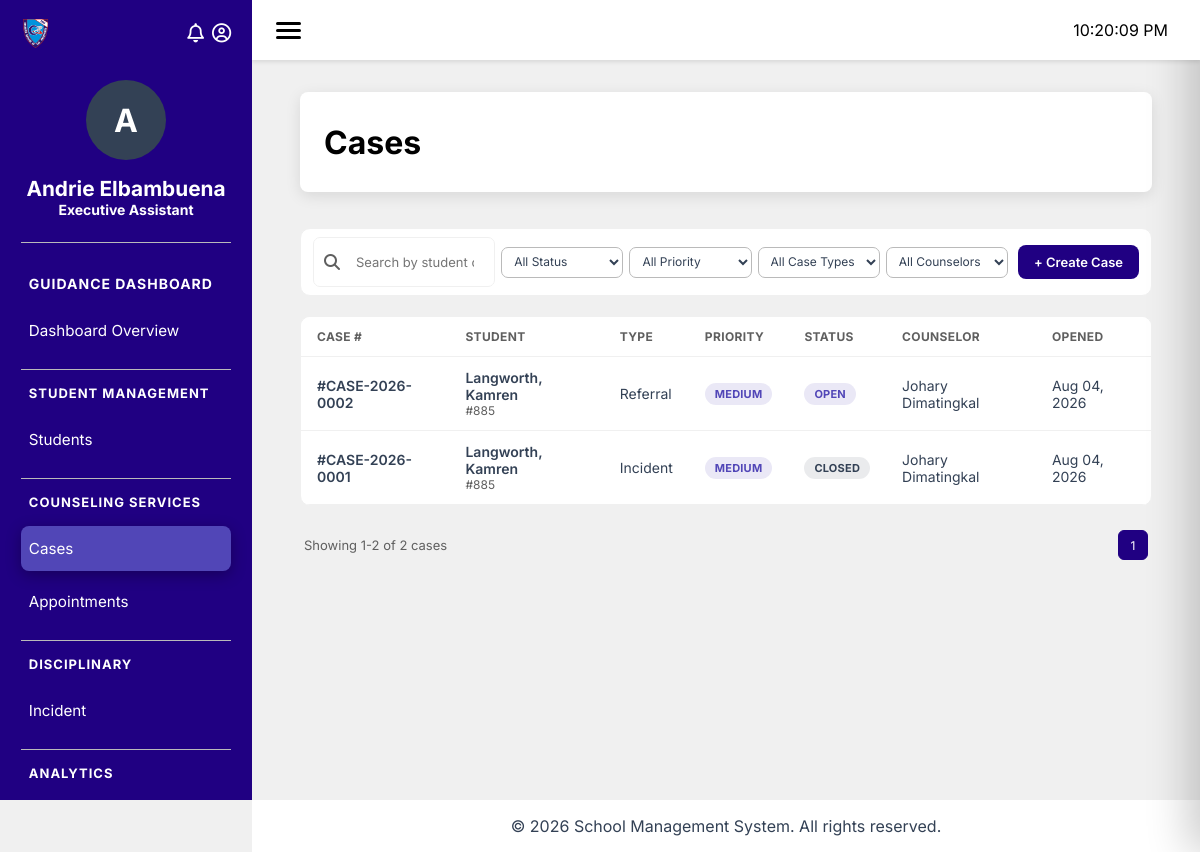
/modules/guidance/index.php?page=cases (signed in), run on the app's committed database.
### tables this page shows
CREATE TABLE `sms_employee` (
  `employee_id` bigint(100) NOT NULL,
  `first_name` varchar(100) DEFAULT NULL,
  `middle_name` varchar(100) DEFAULT NULL,
  `last_name` varchar(100) DEFAULT NULL,
  `role` int(100) DEFAULT NULL,
  `status` enum('active','inactive') DEFAULT NULL,
  `date_hired` date DEFAULT NULL,
  `user_id` int(11) DEFAULT NULL,
  `department` int(100) DEFAULT NULL,
  `position` int(100) DEFAULT NULL
);

CREATE TABLE `sd_position` (
  `position_id` int(10) NOT NULL,
  `position_name` varchar(100) DEFAULT NULL,
  `department` int(100) DEFAULT NULL
);

CREATE TABLE `gd_cases` (
  `case_id` int(20) NOT NULL AUTO_INCREMENT,
  `student_number` varchar(20) NOT NULL,
  `counselor_id` int(10) NOT NULL,
  `case_number` varchar(30) NOT NULL,
  `case_type` enum('Referral','Walk-in','Self Referral','Incident') NOT NULL,
  `priority` enum('Low','Medium','High','Critical') DEFAULT 'Medium',
  `status` enum('Open','In Progress','Closed') DEFAULT 'Open',
  `summary` text DEFAULT NULL,
  `opened_at` datetime NOT NULL,
  `closed_at` datetime DEFAULT NULL,
  `created_at` timestamp NOT NULL DEFAULT current_timestamp(),
  `updated_at` timestamp NOT NULL DEFAULT current_timestamp() ON UPDATE current_timestamp(),
  PRIMARY KEY (`case_id`),
  UNIQUE KEY `case_number` (`case_number`),
  KEY `idx_case_student` (`student_number`),
  KEY `idx_case_counselor` (`counselor_id`),
  CONSTRAINT `fk_case_counselor` FOREIGN KEY (`counselor_id`) REFERENCES `em_employees` (`employee_id`),
  CONSTRAINT `fk_case_student` FOREIGN KEY (`student_number`) REFERENCES `enr_students` (`student_number`) ON DELETE CASCADE
);

### database/config.php (called while the page is built)
<?php
return (static function () {
    $localPath = __DIR__ . '/config.local.php';
    $local = is_file($localPath) ? require $localPath : [];
    if (!is_array($local)) {
        throw new RuntimeException('database/config.local.php must return an array.');
    }
    $env = static function (array $names, $fallback, bool $allowEmpty = false) {
        foreach ($names as $name) {
            $value = getenv($name);
            if ($value !== false && ($allowEmpty || $value !== '')) {
                return $value;
            }
        }
        return $fallback;
    };
    return [
        'host' => $env(['DB_HOST'], $local['host'] ?? 'localhost'),
        'port' => $env(['DB_PORT'], $local['port'] ?? '3306'),
        'dbname' => $env(['DB_DATABASE', 'DB_NAME'], $local['dbname'] ?? 'moni_test'),
        'username' => $env(['DB_USER'], $local['username'] ?? 'moni_monitoring'),
        'password' => $env(['DB_PASSWORD', 'DB_PASS'], $local['password'] ?? '', true),
        'charset' => 'utf8mb4',
        'options' => [
            PDO::ATTR_ERRMODE => PDO::ERRMODE_EXCEPTION,
            PDO::ATTR_DEFAULT_FETCH_MODE => PDO::FETCH_ASSOC,
            PDO::ATTR_EMULATE_PREPARES => false,
            PDO::ATTR_PERSISTENT => false,
        ],
        'timezone' => '+08:00',
    ];
})();

### database/db.php (called while the page is built, shortened)
<?php
class Database {
    private $conn;
    public function __construct() {
        $config = require __DIR__ . '/config.php';
        $this->host = $config['host'];
        $this->port = $config['port'];
        $this->db   = $config['dbname'];
        $this->user = $config['username'];
        $this->pass = $config['password'];
        try {
            $dsn = "mysql:host={$this->host};port={$this->port};dbname={$this->db};charset=utf8mb4";
            $this->conn = new PDO($dsn, $this->user, $this->pass);
            $this->conn->setAttribute(PDO::ATTR_ERRMODE, PDO::ERRMODE_EXCEPTION);
            $this->conn->setAttribute(PDO::ATTR_DEFAULT_FETCH_MODE, PDO::FETCH_ASSOC);
        } catch (PDOException $e) {
            die("DB Connection failed: " . $e->getMessage());
        }
    }
    public function getConnection() {
        return $this->conn;
    }
}

### modules/guidance/classes/Employee.php (called while the page is built, shortened)
<?php
include_once __DIR__ . '/../../../database/db.php';
Class Employee {
    private $conn;
    public function __construct($pdo = null) {
        if ($pdo instanceof PDO) {
            $this->conn = $pdo;
        } else {
            $database = new Database();
            $this->conn = $database->getConnection();
        }
    }
    public function getEmployeeName() {
        $employeeId = $_SESSION['employee_id'] ?? null;
        if ($employeeId) {
            $sql = "SELECT first_name, last_name FROM sms_employee WHERE employee_id = :employee_id LIMIT 1";
            $stmt = $this->conn->prepare($sql);
            $stmt->bindParam(':employee_id', $employeeId);
            $stmt->execute();
            $employee = $stmt->fetch(PDO::FETCH_ASSOC);
            if ($employee) {
                return htmlspecialchars($employee['first_name'] . ' ' . $employee['last_name']);
            }
        }
        return 'Unknown User';
    }
    public function getEmployeePosition() {
        $employeeId = $_SESSION['employee_id'] ?? null;
        if ($employeeId) {
            $sql = "SELECT sp.position_name
                    FROM sms_employee sms
                    LEFT JOIN sd_position sp ON sms.position = sp.position_id
                    WHERE sms.employee_id = :employee_id LIMIT 1";
            $stmt = $this->conn->prepare($sql);
            $stmt->bindParam(':employee_id', $employeeId);
            $stmt->execute();
            $employee = $stmt->fetch(PDO::FETCH_ASSOC);
            if ($employee) {
                return htmlspecialchars($employee['position_name']);
            }
        }
        return 'Unknown Position';
    }
}

### modules/guidance/classes/Cases.php (called while the page is built, shortened)
<?php
include_once __DIR__ . '/../../../database/db.php';
class Cases
{
    private $conn;
    public function __construct($pdo = null)
    {
        if ($pdo instanceof PDO) {
            $this->conn = $pdo;
        } else {
            $database = new Database();
            $this->conn = $database->getConnection();
        }
    }
    public function getList(array $filters, int $page, int $pageSize): array
    {
        [$whereSql, $params] = $this->buildListFilters($filters);
        $offset = ($page - 1) * $pageSize;
        $total = $this->countList($whereSql, $params);
        $sql = "
            SELECT
                c.case_id,
                c.case_number,
                c.student_number,
                CONCAT(s.last_name, ', ', s.first_name) AS student_name,
                c.case_type,
                c.priority,
                c.status,
                c.counselor_id,
                CONCAT(e.first_name, ' ', e.last_name) AS counselor_name,
                c.opened_at,
                c.closed_at
            FROM gd_cases c
            JOIN rgr_students s ON s.student_number = c.student_number
            JOIN sms_employee e ON e.employee_id = c.counselor_id
            {$whereSql}
            ORDER BY c.opened_at DESC
            LIMIT :limit OFFSET :offset
        ";
        $stmt = $this->conn->prepare($sql);
        $stmt->bindValue(':limit', $pageSize, PDO::PARAM_INT);
        $stmt->bindValue(':offset', $offset, PDO::PARAM_INT);
        $stmt->execute();
        $rows = array_map(function ($row) {
            $row['initials'] = $this->initialsFromName($row['student_name']);
            return $row;
        }, $stmt->fetchAll(PDO::FETCH_ASSOC));
        return ['rows' => $rows, 'total' => $total];
    }
    private function countList(string $whereSql, array $params): int
    {
        $sql = "
            SELECT COUNT(*)
            FROM gd_cases c
            JOIN rgr_students s ON s.student_number = c.student_number
            JOIN sms_employee e ON e.employee_id = c.counselor_id
            {$whereSql}
        ";
        $stmt = $this->conn->prepare($sql);
        $stmt->execute($params);
        return (int) $stmt->fetchColumn();
    }
    private function buildListFilters(array $filters): array
    {
        $where = [];
        $params = [];
        $whereSql = $where ? ('WHERE ' . implode(' AND ', $where)) : '';
        return [$whereSql, $params];
    }
    private function initialsFromName(string $name): string
    {
        $parts = array_filter(preg_split('/[\s,]+/', $name));
        $letters = array_map(fn($p) => mb_strtoupper(mb_substr($p, 0, 1)), array_slice($parts, 0, 2));
        return implode('', $letters);
    }
}

### modules/guidance/pages/cases.php (the view, shortened to what this page needs)
<?php
include_once __DIR__ . '/../classes/Cases.php';
$casesClass = new Cases();
$filters = [
    'search'       => trim($_GET['search'] ?? ''),
    'status'       => $_GET['status'] ?? '',
    'priority'     => $_GET['priority'] ?? '',
    'case_type'    => $_GET['case_type'] ?? '',
    'counselor_id' => $_GET['counselor_id'] ?? '',
];
$page     = max(1, (int) ($_GET['page'] ?? 1));
$pageSize = 10;
$result     = $casesClass->getList($filters, $page, $pageSize);
$cases      = $result['rows'];
$totalCases = $result['total'];
$totalPages = (int) ceil($totalCases / $pageSize);
function case_status_badge_class($status) {
    return match ($status) {
        'Open' => 'case-badge--status-open',
        'In Progress' => 'case-badge--status-progress',
        default => 'case-badge--status-closed',
    };
}
function case_priority_badge_class($priority) {
    return match ($priority) {
        'Critical' => 'case-badge--priority-critical',
        'High' => 'case-badge--priority-high',
        'Medium' => 'case-badge--priority-medium',
        default => 'case-badge--priority-low',
    };
}
?>
<div class="module-header">
    <h1>Cases</h1>
</div>
<div class="module-content">
    <div class="case-toolbar">
        <div class="case-toolbar__filters">
            <div class="case-search-box">
                <i class="fa fa-search"></i>
                <input type="text" id="caseSearchInput" placeholder="Search by student or case #..." value="<?= htmlspecialchars($filters['search']) ?>">
            </div>
            <select class="case-filter-select" id="caseFilterStatus">
                <option value="" <?= $filters['status'] === '' ? 'selected' : '' ?>>All Status</option>
            </select>
            <select class="case-filter-select" id="caseFilterPriority">
                <option value="" <?= $filters['priority'] === '' ? 'selected' : '' ?>>All Priority</option>
            </select>
            <select class="case-filter-select" id="caseFilterType">
                <option value="" <?= $filters['case_type'] === '' ? 'selected' : '' ?>>All Case Types</option>
            </select>
            <select class="case-filter-select" id="caseFilterCounselor">
                <option value="">All Counselors</option>
            </select>
        </div>
        <div class="case-toolbar__actions">
            <button type="button" class="case-btn" id="caseCreateBtn">+ Create Case</button>
        </div>
    </div>
    <div class="case-table-wrapper">
        <table class="case-table">
            <thead>
                <tr>
                    <th>Case #</th>
                    <th>Student</th>
                    <th>Type</th>
                    <th>Priority</th>
                    <th>Status</th>
                    <th>Counselor</th>
                    <th>Opened</th>
                </tr>
            </thead>
            <tbody>
                <?php if (empty($cases)): ?>
                <tr><td colspan="7" class="case-table__empty">No cases found for the selected filters.</td></tr>
                <?php else: ?>
                    <?php foreach ($cases as $c): ?>
                    <tr class="case-row" data-case-id="<?= htmlspecialchars($c['case_id']) ?>">
                        <td class="case-number">#<?= htmlspecialchars($c['case_number']) ?></td>
                        <td>
                            <div class="case-student-name"><?= htmlspecialchars($c['student_name']) ?></div>
                            <div class="case-student-sub">#<?= htmlspecialchars($c['student_number']) ?></div>
                        </td>
                        <td><?= htmlspecialchars($c['case_type']) ?></td>
                        <td><span class="case-badge <?= case_priority_badge_class($c['priority']) ?>"><?= htmlspecialchars($c['priority']) ?></span></td>
                        <td><span class="case-badge <?= case_status_badge_class($c['status']) ?>"><?= htmlspecialchars($c['status']) ?></span></td>
                        <td><?= htmlspecialchars($c['counselor_name']) ?></td>
                        <td><?= date('M d, Y', strtotime($c['opened_at'])) ?></td>
                    </tr>
                    <?php endforeach; ?>
                <?php endif; ?>
            </tbody>
        </table>
    </div>
    <div class="case-pagination">
        <span>
            <?php if ($totalCases > 0): ?>
                Showing <?= (($page - 1) * $pageSize) + 1 ?>-<?= min($page * $pageSize, $totalCases) ?> of <?= $totalCases ?> cases
            <?php else: ?>
                No cases found
            <?php endif; ?>
        </span>
        <div class="case-pagination__pages">
            <?php for ($i = 1; $i <= $totalPages; $i++): ?>
                <button class="case-pagination__page <?= $i === $page ? 'case-pagination__page--active' : '' ?>" data-page="<?= $i ?>"><?= $i ?></button>
            <?php endfor; ?>
        </div>
    </div>
</div>

### modules/guidance/includes/sidebar.php (shortened to what this page needs)
<?php
include __DIR__ . '/../classes/Employee.php';
$employeeClass = new Employee();
?>
<aside class="sidebar">
    <div class="school-logo">
        <img src="assets/bcp-logo.png" alt="School Logo">
        <div class="sidebar-icons">
            <div class="icon-wrapper" id="bellWrapper">
                <i class="fa-regular fa-bell" id="bellBtn"></i>
            </div>
            <div class="icon-wrapper" id="userWrapper">
                <i class="fa-regular fa-circle-user" id="userBtn"></i>
            </div>
        </div>
    </div>
    <div class="sidebar-header">
        <div class="user_avatar"><?= substr(htmlspecialchars($employeeClass->getEmployeeName()), 0, 1) ?></div>
        <h1 class="employee_name"><?= htmlspecialchars($employeeClass->getEmployeeName()) ?></h1>
        <p class="employee_position"><?= htmlspecialchars($employeeClass->getEmployeePosition()) ?></p>
    </div>
    <h2>Guidance Dashboard</h2>
    <ul>
    </ul>
</aside>

### data on the page
sms_employee: first_name+last_name "A", $employeeClass->getEmployeeName() "Andrie Elbambuena"
sd_position: position_name "Executive Assistant"
gd_cases: case_number "CASE-2026-0002", student_name "Langworth, Kamren", student_number "885", case_type "Referral", priority "MEDIUM", status "OPEN", counselor_name "Johary Dimatingkal", opened_at "Aug 04, 2026"
gd_cases: case_number "CASE-2026-0001", student_name "Langworth, Kamren", student_number "885", case_type "Incident", priority "MEDIUM", status "CLOSED", counselor_name "Johary Dimatingkal", opened_at "Aug 04, 2026"

### other printed values
$label "Dashboard Overview"
str_replace('-', ' ', $section) "STUDENT MANAGEMENT"
$label "Students"
str_replace('-', ' ', $section) "COUNSELING SERVICES"
$label "Cases"
$label "Appointments"
str_replace('-', ' ', $section) "DISCIPLINARY"
$label "Incident"
str_replace('-', ' ', $section) "ANALYTICS"
min($page * $pageSize, $totalCases) "2"
$totalCases "2"
